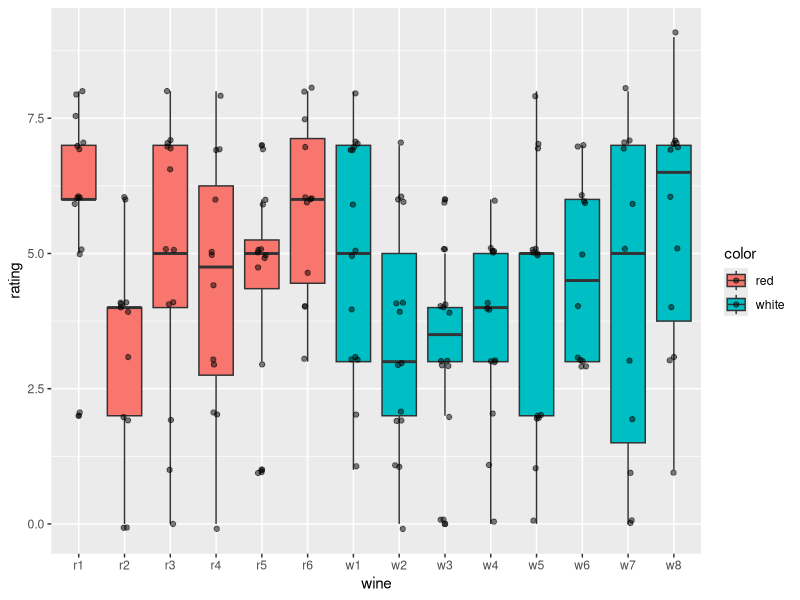
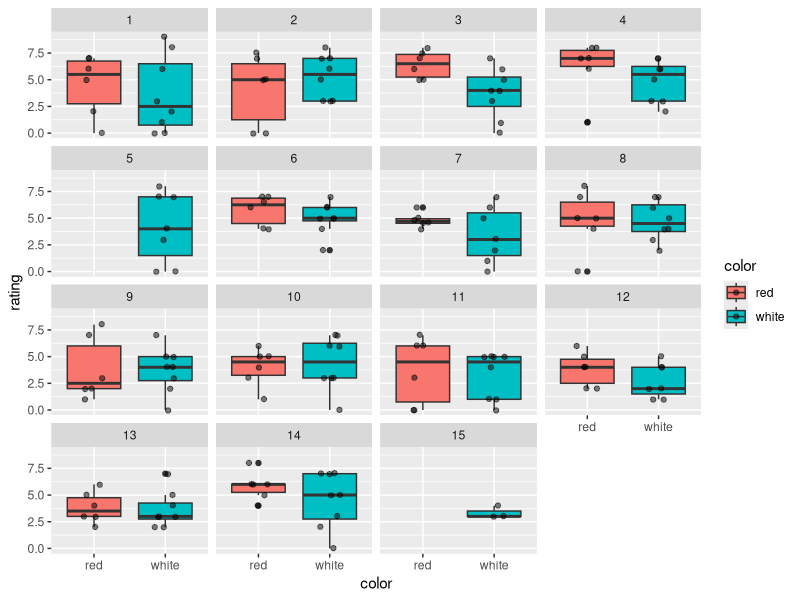
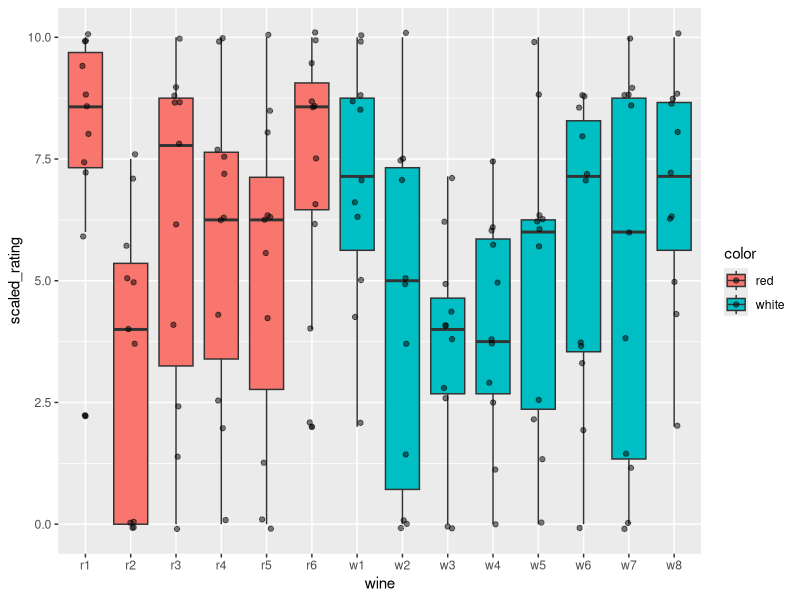
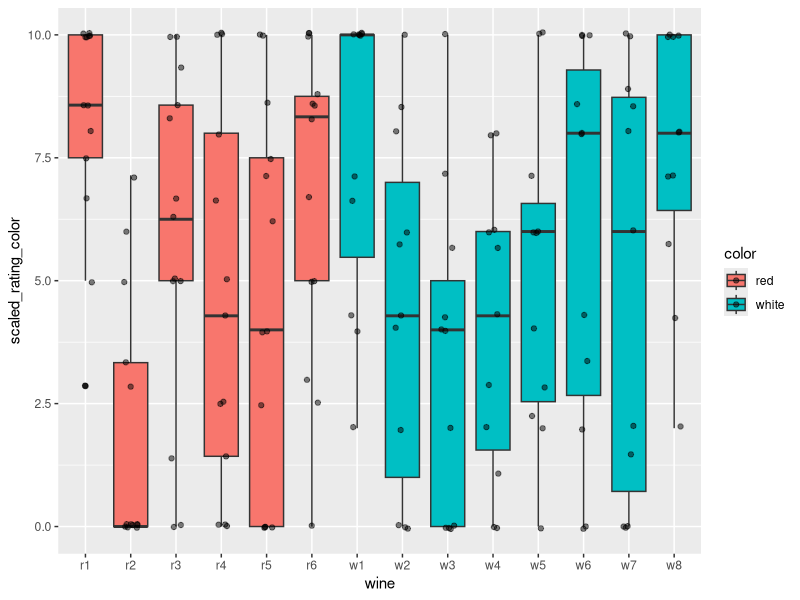
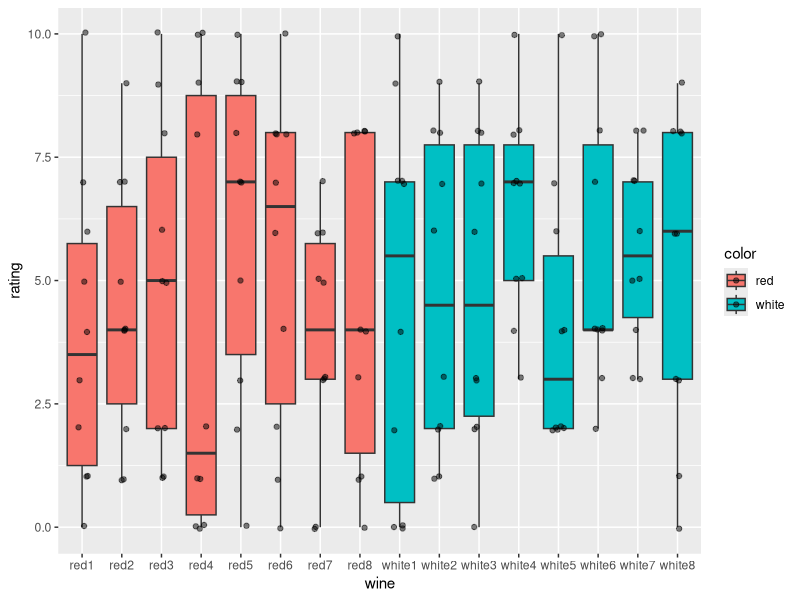

These figures' R source, in order:
## ---- chunk 1
knitr::opts_chunk$set(echo = TRUE)
library(ggplot2)
library(dplyr)
## ---- chunk 2
data <- read.csv(file = "data/responses.csv", sep="\t")
str(data)
#lets add a colum for color
data$color <- as.factor(ifelse(grepl("r", data$wine), "red", "white"))
data <- data
summary(data)
## ---- chunk 3
ggplot(data, aes(x=wine, y=rating, fill=color)) + 
  geom_boxplot() + 
  geom_jitter(alpha=.5, height = .1, width = .1) 
## ---- chunk 4
table(is.na(data$rating))
data$rating <- ifelse(is.na(data$rating) & grepl("no|nah|not.*good", data$notes), 0, data$rating)
data$rating <- ifelse(is.na(data$rating) & grepl(".+", data$notes), 5, data$rating)
table(is.na(data$rating))
## ---- chunk 5

ggplot(data, aes(x=color, y=rating, fill=color)) + 
  geom_boxplot() + facet_wrap(~person) +
  geom_jitter(alpha=.5, height = .05, width = .15) 
## ---- chunk 6
print(data[data$person == 15,])
## ---- chunk 7
data <- data[data$person != 15, ]
## ---- chunk 8
data <- data %>% 
  group_by(person) %>%
  mutate(scaled_rating = (rating - min(rating))/(max(rating) - min(rating)) * 10) %>%
  as.data.frame()

ggplot(data, aes(x=wine, y=scaled_rating, fill=color)) + 
  geom_boxplot() + 
  geom_jitter(alpha=.5, height = .1, width = .1) 
## ---- chunk 9
data <- data %>% 
  group_by(person, color) %>%
  mutate(scaled_rating_color = (rating - min(rating))/(max(rating) - min(rating)) * 10) %>%
  as.data.frame()

ggplot(data, aes(x=wine, y=scaled_rating_color, fill=color)) + 
  geom_boxplot() + 
  geom_jitter(alpha=.5, height = .05, width = .15) 
## ---- chunk 10
set.seed(27)
colors = 2
n = 10
wines = 8
null_data <- data.frame(person=sort(rep(1:n, colors*wines)),
                        wine_n=as.factor(rep(1:wines, colors * n)),
                        color=rep(c(rep("red", wines), rep("white", wines)), n),
                        rating=sample(0:10, n*wines*colors, replace = T))
null_data$wine <- paste0(null_data$color, null_data$wine)
ggplot(null_data, aes(x=wine, y=rating, fill=color)) + 
  geom_boxplot() + 
  geom_jitter(alpha=.5, height = .05, width = .15) 
